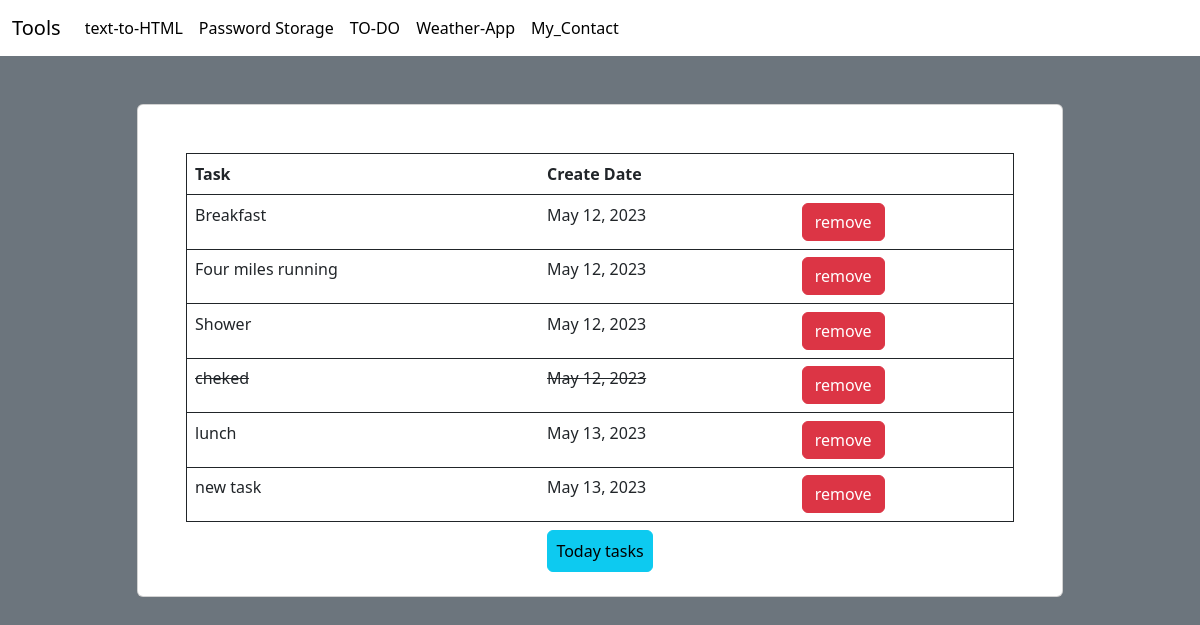
Before: /TO_DO/all_task/ with the older database file.
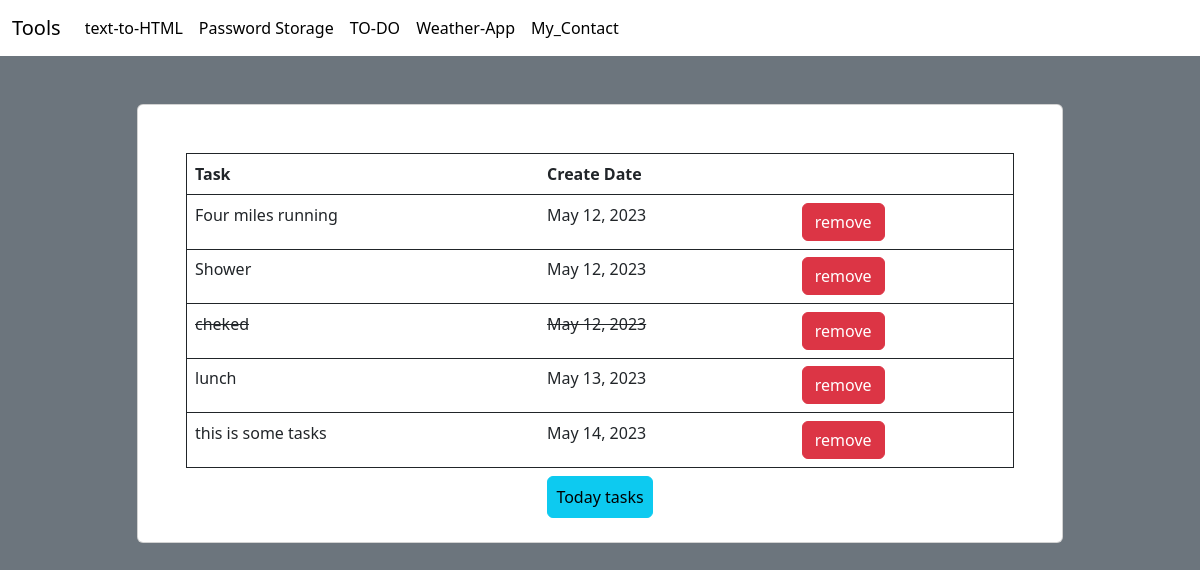
After: the same page with the newer database file.
### TO_DO/models.py (models this page shows, shortened)
class task(models.Model):
    title = models.CharField(max_length=255)
    cheked = models.BooleanField(default=False)
    add_date = models.DateField(default=timezone.now)

### TO_DO/views.py (the view)
# urls.py: path('all_task/', views.allTask, name="allTask"),
def allTask(request):
    tasks = task.objects.all()
    return render(request, "TO_DO/all_task.html", {'tasks': tasks})

### TO_DO/templates/TO_DO/all_task.html (shortened to what this page needs)
{% extends 'base.html' %} {% block content %}
<body class="bg-secondary">
  <section class="gradient-custom">
    <div class="container py-5 h-100">
      <div class="row d-flex justify-content-center align-items-center h-100">
        <div class="col col-xl-10">
          <div class="card">
            <div class="card-body p-5 pb-3">
              <div class="tab-content" id="ex1-content">
                {% if tasks %}
                <table class="container table mb-0 bg-white border border-dark">
                  <thead>
                    <tr>
                      <th>Task</th>
                      <th>Create Date</th>
                      <th></th>
                    </tr>
                  </thead>
                  {% for t in tasks %}
                  <tbody>
                      {% if t.cheked %}
                    <tr
                      class="text-decoration-line-through align-items-center rounded"
                      style="background-color: #f4f6f7"
                    >
                      {% else %}
                    <tr
                      class="align-items-center rounded"
                      style="background-color: #f4f6f7"
                    >
                      {% endif %}
                      <td>{{t.title}}</td>
                      <td>{{t.add_date}}</td>
                      <td>
                        <form
                          action="deletTask/{{t.id}}"
                          method="POST"
                          class="d-inline-block"
                        >
                          <button
                            value="remove"
                            type="submit"
                            class="btn btn-danger"
                          >
                            remove
                          </button>
                        </form>
                      </td>
                    </tr>
                    {% endfor %}
                  </tbody>
                </table>
                {% else %}
                <p>No tasks today</p>
                {% endif %}
                <p class="text-center m-0">
                  <a href="{% url 'TO_DO:index' %}" class="m-0">
                    <button
                      class="btn btn-info p-2 my-2 align-center"
                      type="button"
                    >
                      Today tasks
                    </button>
                  </a>
                </p>
              </div>
            </div>
          </div>
        </div>
      </div>
    </div>
  </section>
</body>
{%endblock%}

### templates/base.html (shortened to what this page needs)
<!DOCTYPE html>
<html lang="en">
  <head>
    <link
      href="https://cdn.jsdelivr.net/npm/bootstrap@5.3.0-alpha3/dist/css/bootstrap.min.css"
      rel="stylesheet"
    />
  </head>
  <body>
    <nav class="navbar navbar-expand-lg bg-white">
      <div class="container-fluid">
        <a class="navbar-brand" href="/">Tools</a>
        <div class="collapse navbar-collapse" id="navbarSupportedContent">
          <ul class="navbar-nav me-auto mb-2 mb-lg-0">
            <li class="nav-item">
              <a
                class="nav-link active"
                aria-current="page"
                href=" {% url 'text_to_HTML:index' %}"
                >text-to-HTML</a
              >
            </li>
            <li class="nav-item">
              <a
                class="nav-link active"
                aria-current="page"
                href="{% url 'Password_Storage:index' %}"
                >Password Storage</a
              >
            </li>
            <li class="nav-item">
              <a
                class="nav-link active"
                aria-current="page"
                href="{% url 'TO_DO:index' %}"
                >TO-DO</a
              >
            </li>
            <li class="nav-item">
              <a
                class="nav-link active"
                aria-current="page"
                href="{% url 'Weather:index' %}"
                >Weather-App</a
              >
            </li>
            <li class="nav-item">
              <a
                class="nav-link active"
                aria-current="page"
                href="{% url 'My_Contact:index' %}"
                >My_Contact</a
              >
            </li>
          </ul>
        </div>
      </div>
    </nav>
    {% block content %} {% endblock %}
  </body>
</html>

Changed rows visible on the page:
removed task: title "Breakfast", add_date "May 12, 2023"
removed task: title "new task", add_date "May 13, 2023"
added task: title "this is some tasks", add_date "May 14, 2023"
